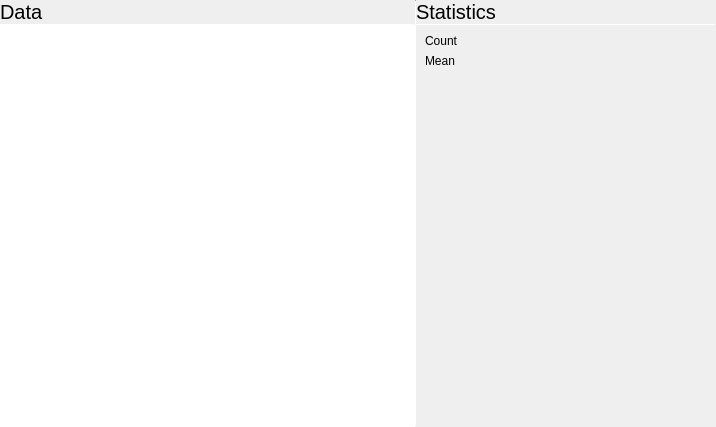
<?xml version="1.0" encoding="UTF-8"?>
<ui version="4.0">
 <class>StatWidget</class>
 <widget class="QWidget" name="StatWidget">
  <property name="geometry">
   <rect>
    <x>0</x>
    <y>0</y>
    <width>716</width>
    <height>427</height>
   </rect>
  </property>
  <property name="windowTitle">
   <string>Form</string>
  </property>
  <layout class="QHBoxLayout" name="horizontalLayout">
   <property name="spacing">
    <number>0</number>
   </property>
   <property name="leftMargin">
    <number>0</number>
   </property>
   <property name="topMargin">
    <number>0</number>
   </property>
   <property name="rightMargin">
    <number>0</number>
   </property>
   <property name="bottomMargin">
    <number>0</number>
   </property>
   <item>
    <layout class="QVBoxLayout" name="verticalLayout_2">
     <property name="spacing">
      <number>0</number>
     </property>
     <item>
      <widget class="QLabel" name="label_2">
       <property name="font">
        <font>
         <pointsize>15</pointsize>
        </font>
       </property>
       <property name="text">
        <string>Data</string>
       </property>
       <property name="margin">
        <number>9</number>
       </property>
      </widget>
     </item>
     <item>
      <widget class="Line" name="line">
       <property name="maximumSize">
        <size>
         <width>16777215</width>
         <height>1</height>
        </size>
       </property>
       <property name="orientation">
        <enum>Qt::Horizontal</enum>
       </property>
      </widget>
     </item>
     <item>
      <widget class="QTableWidget" name="dataTable">
       <property name="frameShape">
        <enum>QFrame::NoFrame</enum>
       </property>
      </widget>
     </item>
    </layout>
   </item>
   <item>
    <widget class="Line" name="line_3">
     <property name="maximumSize">
      <size>
       <width>1</width>
       <height>16777215</height>
      </size>
     </property>
     <property name="orientation">
      <enum>Qt::Vertical</enum>
     </property>
    </widget>
   </item>
   <item>
    <widget class="QWidget" name="widget" native="true">
     <property name="minimumSize">
      <size>
       <width>300</width>
       <height>0</height>
      </size>
     </property>
     <property name="maximumSize">
      <size>
       <width>300</width>
       <height>16777215</height>
      </size>
     </property>
     <layout class="QVBoxLayout" name="verticalLayout">
      <property name="spacing">
       <number>0</number>
      </property>
      <property name="leftMargin">
       <number>0</number>
      </property>
      <property name="topMargin">
       <number>0</number>
      </property>
      <property name="rightMargin">
       <number>0</number>
      </property>
      <property name="bottomMargin">
       <number>0</number>
      </property>
      <item>
       <widget class="QLabel" name="label">
        <property name="font">
         <font>
          <pointsize>15</pointsize>
         </font>
        </property>
        <property name="text">
         <string>Statistics</string>
        </property>
        <property name="margin">
         <number>9</number>
        </property>
       </widget>
      </item>
      <item>
       <widget class="Line" name="line_2">
        <property name="maximumSize">
         <size>
          <width>16777215</width>
          <height>1</height>
         </size>
        </property>
        <property name="orientation">
         <enum>Qt::Horizontal</enum>
        </property>
       </widget>
      </item>
      <item>
       <layout class="QGridLayout" name="gridLayout">
        <property name="leftMargin">
         <number>9</number>
        </property>
        <property name="topMargin">
         <number>9</number>
        </property>
        <property name="rightMargin">
         <number>9</number>
        </property>
        <property name="bottomMargin">
         <number>9</number>
        </property>
        <property name="spacing">
         <number>6</number>
        </property>
        <item row="0" column="1">
         <widget class="QLabel" name="countLabel">
          <property name="text">
           <string/>
          </property>
         </widget>
        </item>
        <item row="0" column="0">
         <widget class="QLabel" name="label_3">
          <property name="text">
           <string>Count</string>
          </property>
         </widget>
        </item>
        <item row="1" column="0">
         <widget class="QLabel" name="label_4">
          <property name="text">
           <string>Mean</string>
          </property>
         </widget>
        </item>
        <item row="1" column="1">
         <widget class="QLabel" name="meanLabel">
          <property name="text">
           <string/>
          </property>
         </widget>
        </item>
       </layout>
      </item>
      <item>
       <spacer name="verticalSpacer">
        <property name="orientation">
         <enum>Qt::Vertical</enum>
        </property>
        <property name="sizeHint" stdset="0">
         <size>
          <width>20</width>
          <height>40</height>
         </size>
        </property>
       </spacer>
      </item>
     </layout>
    </widget>
   </item>
  </layout>
 </widget>
 <resources/>
 <connections/>
</ui>
